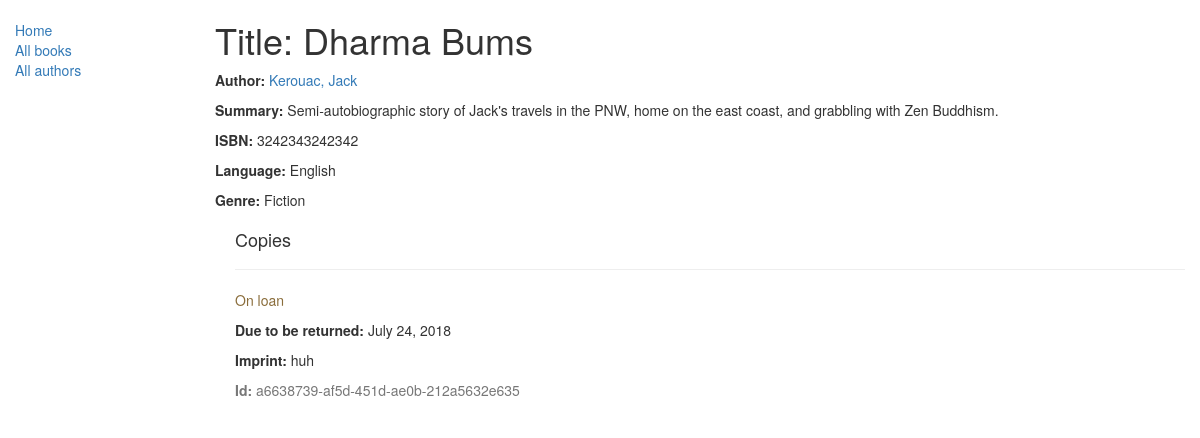
/catalog/book/1, run on the app's committed database.
### catalog/models.py (models this page shows, shortened)
class Book(models.Model):
    title = models.CharField(max_length=200)
    author = models.ForeignKey('Author', on_delete=models.SET_NULL, null=True)
    summary = models.TextField(max_length=1000, help_text="Enter a brief description of the book")
    isbn = models.CharField('ISBN',max_length=13, help_text='13 Character <a href="https://www.isbn-international.org/content/what-isbn">ISBN number</a>')
    genre = models.ManyToManyField(Genre, help_text="Select a genre for this book")
    language = models.ForeignKey('Language', on_delete=models.SET_NULL, null=True)

class Author(models.Model):
    first_name = models.CharField(max_length=100)
    last_name = models.CharField(max_length=100)
    date_of_birth = models.DateField(null=True, blank=True)
    date_of_death = models.DateField('died', null=True, blank=True)
    class Meta:
        ordering = ["last_name","first_name"]
    def __str__(self):
        return '{0}, {1}'.format(self.last_name,self.first_name)

class Language(models.Model):
    name = models.CharField(max_length=200, help_text="Enter a the book's natural language (e.g. English, French, Japanese etc.)")
    def __str__(self):
        return self.name

class Genre(models.Model):
    name = models.CharField(max_length=200, help_text="Enter a book genre (e.g. Science Fiction, French Poetry etc.)")
    def __str__(self):
        return self.name

class BookInstance(models.Model):
    id = models.UUIDField(primary_key=True, default=uuid.uuid4, help_text="Unique ID for this particular book across whole library")
    book = models.ForeignKey('Book', on_delete=models.SET_NULL, null=True)
    imprint = models.CharField(max_length=200)
    due_back = models.DateField(null=True, blank=True)
    borrower = models.ForeignKey(User, on_delete=models.SET_NULL, null=True, blank=True)
    LOAN_STATUS = (
        ('d', 'Maintenance'),
        ('o', 'On loan'),
        ('a', 'Available'),
        ('r', 'Reserved'),
    )
    status= models.CharField(max_length=1, choices=LOAN_STATUS, blank=True, default='d', help_text='Book availability')
    class Meta:
        ordering = ["due_back"]
        permissions = (("can_mark_returned", "Set book as returned"),)

### catalog/views.py (the view)
# urls.py: path('book/<int:pk>', views.BookDetailView.as_view(), name='book-detail'),
class BookDetailView(generic.DetailView):
    model = Book

### catalog/templates/catalog/book_detail.html
{% extends "base_generic.html" %}
{% block content %}
  <h1>Title: {{ book.title }}</h1>
  <p><strong>Author:</strong> <a href="{% url 'author-detail' book.author.pk %}">{{ book.author }}</a></p>
  <p><strong>Summary:</strong> {{ book.summary }}</p>
  <p><strong>ISBN:</strong> {{ book.isbn }}</p>
  <p><strong>Language:</strong> {{ book.language }}</p>
  <p><strong>Genre:</strong> {% for genre in book.genre.all %} {{ genre }}{% if not forloop.last %}, {% endif %}{% endfor %}</p>
  <div style="margin-left:20px;margin-top:20px">
    <h4>Copies</h4>
    {% for copy in book.bookinstance_set.all %}
    <hr>
    <p class="{% if copy.status == 'a' %}text-success{% elif copy.status == 'm' %}text-danger{% else %}text-warning{% endif %}">{{ copy.get_status_display }}</p>
    {% if copy.status != 'a' %}<p><strong>Due to be returned:</strong> {{copy.due_back}}</p>{% endif %}
    <p><strong>Imprint:</strong> {{copy.imprint}}</p>
    <p class="text-muted"><strong>Id:</strong> {{copy.id}}</p>
    {% endfor %}
  </div>
{% endblock %}

### data on the page
Book: title "Dharma Bums", author "Kerouac, Jack", summary "Semi-autobiographic story of Jack's travels in the PNW, home on the east coast, and grabbling with Zen Buddhism.", isbn "3242343242342", language "English"
Genre: name "Fiction"
BookInstance: status "On loan", due_back "July 24, 2018", imprint "huh", id "a6638739-af5d-451d-ae0b-212a5632e635"
